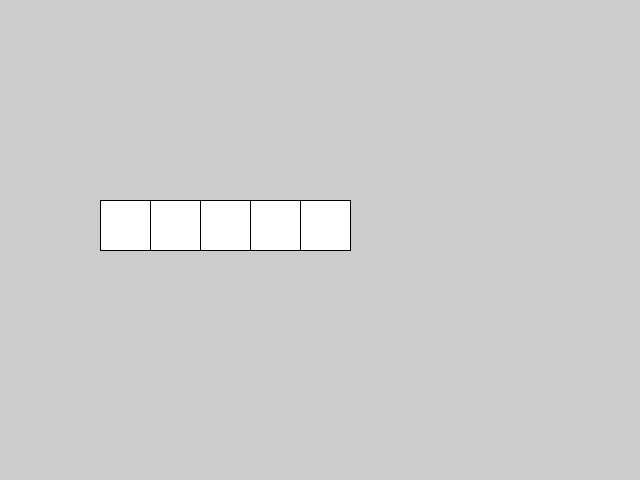
Frame 1 (no input)
Frame 60 (the mouse pressed at the canvas centre just before this capture): identical to frame 1, image omitted
Frame 120 (the mouse held since frame 60 and released just before this capture): identical to frame 1, image omitted

The Processing sketch that drew this single still picture (run headless with seeded random() and noise(); from frame 60 on, the mouse is pressed at the canvas centre):

// Processing sketch: for_simple
// ── for_simple.pde
int posX = 100;

void setup() {
  size(640, 480);
}

void draw() { 
  for(int i=0;i<5;i=i+1){
    rect(posX+(i*50),200,50,50);
  }
  //i=0 => posX = 100 + (0*50) => 100;
  //i=1 => posX = 100 + (1*50) => 150;
  //i=2 => posX = 100 + (2*50) => 200;
  //i=3 => posX = 100 + (3*50) => 250;
  //i=4 => posX = 100 + (4*50) => 300;
  //i=5 => posX = 100 + (5*50) => 350;
  //i=6;
}
